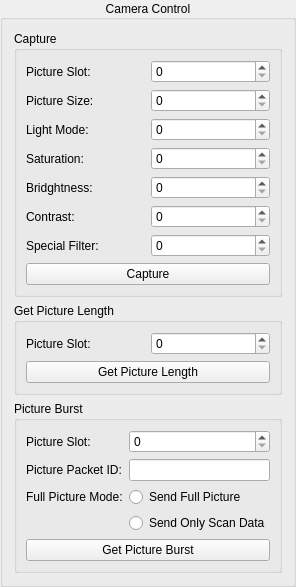
             <widget class="QGroupBox" name="cameraControlGroupBox">
              <property name="title">
               <string>Camera Control</string>
              </property>
              <property name="alignment">
               <set>Qt::AlignCenter</set>
              </property>
              <property name="flat">
               <bool>false</bool>
              </property>
              <layout class="QGridLayout" name="gridLayout_7">
               <item row="2" column="0" colspan="2">
                <widget class="QGroupBox" name="groupBox_34">
                 <property name="title">
                  <string>Get Picture Length</string>
                 </property>
                 <property name="flat">
                  <bool>true</bool>
                 </property>
                 <layout class="QGridLayout" name="gridLayout_55">
                  <item row="0" column="1">
                   <widget class="QSpinBox" name="CameraControl_GetPictureLength_PictureSlot_SpinBox"/>
                  </item>
                  <item row="0" column="0">
                   <widget class="QLabel" name="label_38">
                    <property name="text">
                     <string>Picture Slot:</string>
                    </property>
                   </widget>
                  </item>
                  <item row="2" column="0" colspan="2">
                   <widget class="QPushButton" name="CameraControl_GetPictureLength_GetPictureLength_Button">
                    <property name="text">
                     <string>Get Picture Length</string>
                    </property>
                   </widget>
                  </item>
                 </layout>
                </widget>
               </item>
               <item row="0" column="0" colspan="2">
                <widget class="QGroupBox" name="groupBox_37">
                 <property name="title">
                  <string>Capture</string>
                 </property>
                 <property name="flat">
                  <bool>true</bool>
                 </property>
                 <layout class="QGridLayout" name="gridLayout_58">
                  <item row="18" column="1">
                   <widget class="QSpinBox" name="CameraControl_SpecialFilter_SpinBox"/>
                  </item>
                  <item row="5" column="0">
                   <widget class="QLabel" name="label_45">
                    <property name="text">
                     <string>Contrast:</string>
                    </property>
                   </widget>
                  </item>
                  <item row="18" column="0">
                   <widget class="QLabel" name="label_47">
                    <property name="text">
                     <string>Special Filter:</string>
                    </property>
                   </widget>
                  </item>
                  <item row="1" column="0">
                   <widget class="QLabel" name="label_46">
                    <property name="text">
                     <string>Picture Size:</string>
                    </property>
                   </widget>
                  </item>
                  <item row="19" column="0" colspan="2">
                   <widget class="QPushButton" name="CameraControl_Capture_Button">
                    <property name="text">
                     <string>Capture</string>
                    </property>
                   </widget>
                  </item>
                  <item row="0" column="1">
                   <widget class="QSpinBox" name="CameraControl_PictureSlot_SpinBox"/>
                  </item>
                  <item row="3" column="0">
                   <widget class="QLabel" name="label_43">
                    <property name="text">
                     <string>Saturation:</string>
                    </property>
                   </widget>
                  </item>
                  <item row="0" column="0">
                   <widget class="QLabel" name="label_39">
                    <property name="text">
                     <string>Picture Slot:</string>
                    </property>
                   </widget>
                  </item>
                  <item row="2" column="1">
                   <widget class="QSpinBox" name="CameraControl_LightMode_SpinBox"/>
                  </item>
                  <item row="3" column="1">
                   <widget class="QSpinBox" name="CameraControl_Saturation_SpinBox"/>
                  </item>
                  <item row="1" column="1">
                   <widget class="QSpinBox" name="CameraControl_PictureSisze_SpinBox"/>
                  </item>
                  <item row="5" column="1">
                   <widget class="QSpinBox" name="CameraControl_Contrast_SpinBox"/>
                  </item>
                  <item row="2" column="0">
                   <widget class="QLabel" name="label_42">
                    <property name="text">
                     <string>Light Mode:</string>
                    </property>
                   </widget>
                  </item>
                  <item row="4" column="0">
                   <widget class="QLabel" name="label_44">
                    <property name="text">
                     <string>Bridghtness:</string>
                    </property>
                   </widget>
                  </item>
                  <item row="4" column="1">
                   <widget class="QSpinBox" name="CameraControl_Brightness_SpinBox"/>
                  </item>
                 </layout>
                </widget>
               </item>
               <item row="4" column="0" colspan="2">
                <widget class="QGroupBox" name="groupBox_31">
                 <property name="title">
                  <string>Picture Burst</string>
                 </property>
                 <property name="flat">
                  <bool>true</bool>
                 </property>
                 <layout class="QGridLayout" name="gridLayout_52">
                  <item row="0" column="1">
                   <widget class="QSpinBox" name="CameraControl_PictureBurst_PictureSlot_SpinBox"/>
                  </item>
                  <item row="2" column="1">
                   <widget class="QRadioButton" name="CameraControl_PictureBurst_FullPictureModeFullPicture_RadioButton">
                    <property name="text">
                     <string>Send Full Picture</string>
                    </property>
                    <attribute name="buttonGroup">
                     <string notr="true">sendFullPictureButtonGroup</string>
                    </attribute>
                   </widget>
                  </item>
                  <item row="2" column="0">
                   <widget class="QLabel" name="label_41">
                    <property name="text">
                     <string>Full Picture Mode:</string>
                    </property>
                   </widget>
                  </item>
                  <item row="6" column="0" colspan="2">
                   <widget class="QPushButton" name="CameraControl_PictureBurst_GetPictureBurst_Button">
                    <property name="text">
                     <string>Get Picture Burst</string>
                    </property>
                   </widget>
                  </item>
                  <item row="3" column="1">
                   <widget class="QRadioButton" name="CameraControl_PictureBurst_FullPictureModeOnlyScanData_RadioButton">
                    <property name="text">
                     <string>Send Only Scan Data</string>
                    </property>
                    <attribute name="buttonGroup">
                     <string notr="true">sendFullPictureButtonGroup</string>
                    </attribute>
                   </widget>
                  </item>
                  <item row="1" column="1">
                   <widget class="QLineEdit" name="CameraControl_PictureBurst_PicturePacketID_LineEdit"/>
                  </item>
                  <item row="0" column="0">
                   <widget class="QLabel" name="label_37">
                    <property name="text">
                     <string>Picture Slot:</string>
                    </property>
                   </widget>
                  </item>
                  <item row="1" column="0">
                   <widget class="QLabel" name="label_40">
                    <property name="text">
                     <string>Picture Packet ID:</string>
                    </property>
                   </widget>
                  </item>
                 </layout>
                </widget>
               </item>
              </layout>
             </widget>
